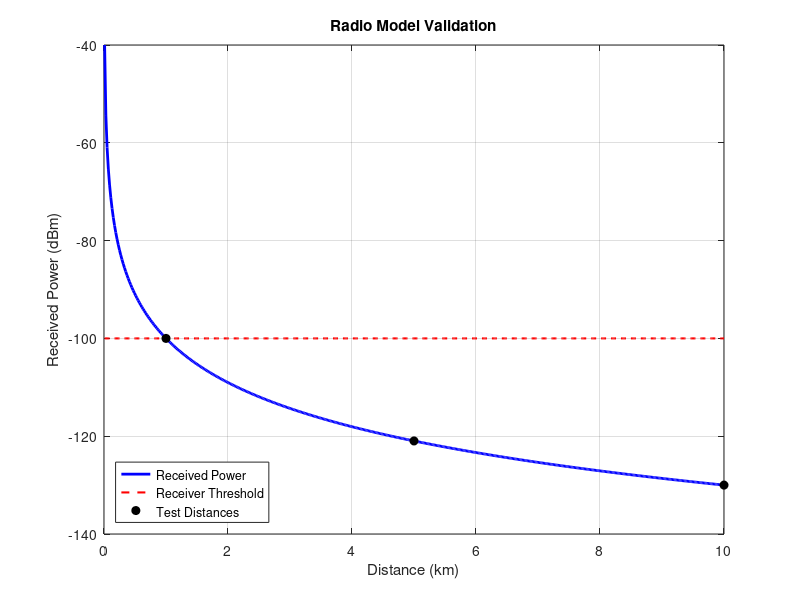

The MATLAB source for this figure:

clc;
clear;
close all;

% RADIO MODEL PARAMETERS
Pt = 30;
Gt = 2;
Gr = 0;
L = 2;
PL0 = 40;
d0 = 0.001;       % 1 metre in km
n = 3;
Pr_threshold = -100;

% DISTANCES IN KM
D = [1 5 10];

% CALCULATIONS
PL = PL0 + 10*n*log10(D/d0);
Pr = Pt + Gt + Gr - L - PL;
covered = Pr >= Pr_threshold;

% DISPLAY RESULTS
fprintf('\nRADIO MODEL VALIDATION\n');
fprintf('-----------------------------------------------------\n');
fprintf('Distance(km)  Path Loss(dB)  Received(dBm)  Coverage\n');
fprintf('-----------------------------------------------------\n');

for k = 1:length(D)
    if covered(k)
        status = 'YES';
    else
        status = 'NO';
    end

    fprintf('%8.1f %15.2f %15.2f %10s\n', ...
        D(k), PL(k), Pr(k), status);
end

% THEORETICAL COVERAGE RADIUS
PL_max = Pt + Gt + Gr - L - Pr_threshold;
radius = d0 * 10^((PL_max - PL0)/(10*n));

fprintf('-----------------------------------------------------\n');
fprintf('Theoretical coverage radius = %.2f km\n', radius);

% GRAPH
distances = linspace(0.01, 10, 500);
PL_curve = PL0 + 10*n*log10(distances/d0);
Pr_curve = Pt + Gt + Gr - L - PL_curve;

figure;
plot(distances, Pr_curve, 'b', 'LineWidth', 2);
hold on;
plot(distances, Pr_threshold*ones(size(distances)), ...
     'r--', 'LineWidth', 1.5);
plot(D, Pr, 'ko', 'MarkerFaceColor', 'k');

xlabel('Distance (km)');
ylabel('Received Power (dBm)');
title('Radio Model Validation');
legend('Received Power', 'Receiver Threshold', ...
       'Test Distances', 'Location', 'southwest');
grid on;
